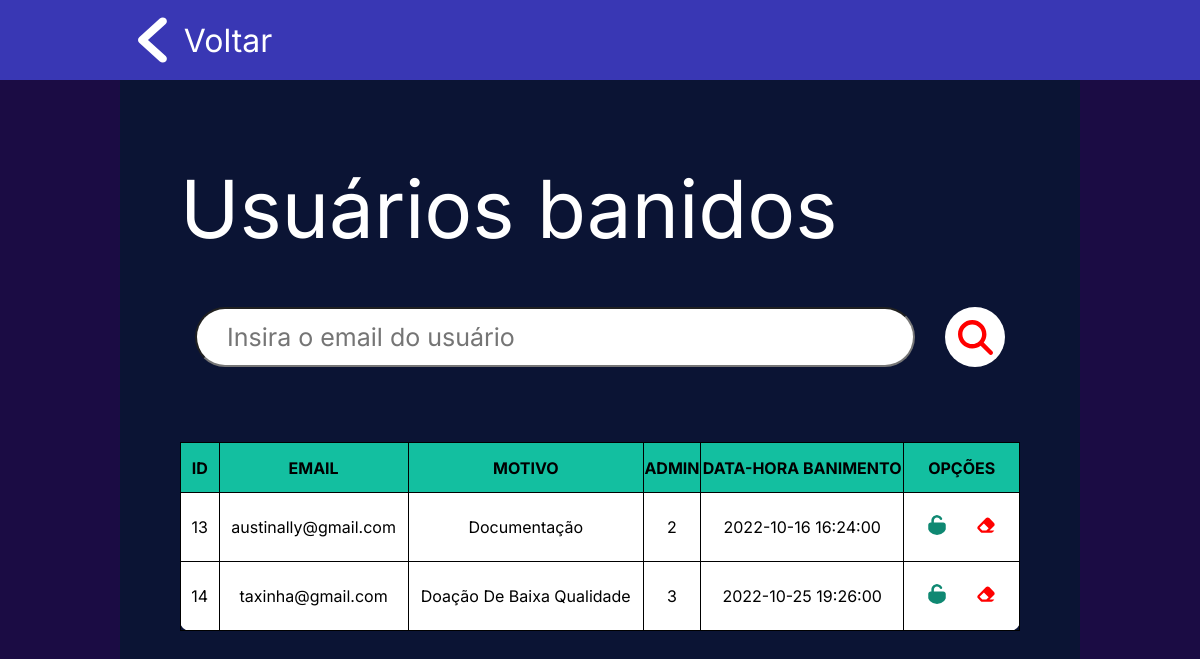
Page /ban_screen.php on the committed database.
### tables this page shows
create table TBBanimento(
	motivo tinytext not null,
	idUsuario int,
	idAdmin int,
	dataHoraBanimento datetime,
	dataHoraUnban datetime,
	
	primary key(idUsuario, idAdmin, dataHoraBanimento),
	foreign key(idUsuario) references TBUsuario(id),
	foreign key(idAdmin) references TBAdministrador(idAdmin)
);

create table TBUsuario(
	id int AUTO_INCREMENT primary key,
	email varchar(150) unique,
	senha varchar(50) not null,
	nome varchar(1100) not null,
	celular char(13), 
	dataNascimento date not null
);

### ban_screen.php (the view, shortened to what this page needs)
<html>
    <head>
        <link rel="stylesheet" href="./assets/styles/header.css">
        <link rel="stylesheet" href="./assets/styles/ban_screen.css">
    </head>
    <header>
        <a id="voltar" aria-label="Voltar para página anterior" href="admin_screen.php">
            <img src="./assets/imgs/voltar.svg" alt="Voltar">
            <h1>Voltar</h1>
        </a>
    </header>
    <section id="main">
        <h2>Usuários banidos</h2>
        <form id='form-search' name='search' action='ban_screen.php' method='get'>
            <input id='barra-pesquisa' aria-label='Caixa de texto para email do usuário' placeholder="Insira o email do usuário" name='email' type='searchbar'>
            <button id='btn-search' title='Pesquisar' type='submit' value='Pesquisar'></button>
        </form>
        <?php
        include('conn.php');
        $email = isset($_GET['email'])? $_GET['email'] : "";
        $sqlPes=
        "SELECT
                    DISTINCT B.idUsuario,
                    U.email,
                    B.idAdmin,
                    B.dataHoraBanimento,
                    B.motivo
                FROM
                    TBBanimento B
                    INNER JOIN TBUsuario U
                    ON B.idUsuario = U.id
                WHERE
                    B.dataHoraUnban IS NULL
                    AND
                    U.email LIKE '".$email."%';";
    $resultPes = $conn->query($sqlPes);
    if($resultPes->num_rows > 0){
        echo "
        <table id='ban-table'>
            <tr class='table-header'>
                <th>ID</th>
                <th>Email</th>
                <th>Motivo</th>
                <th>Admin</th>
                <th>Data-hora banimento</th>
                <th>Opções</th>
            </tr>";
            while($row = $resultPes->fetch_assoc()){
                echo "
                <tr>
                <td>".$row['idUsuario']        ."</td>
                <td>".$row['email']            ."</td>
                <td class='motivo'>".$row['motivo']           ."</td>
                <td>".$row['idAdmin']          ."</td>
                <td>".$row['dataHoraBanimento']."</td>
                <td>
                    <a title='Unban usuário' aria-label='Unban usuário' id='btn-unban' class='btn-option' href='unban_action.php?unBanId=".$row['idUsuario']."&&adminBan=".$row['idAdmin']."&&dateBan=".$row['dataHoraBanimento']."'><svg xmlns='http://www.w3.org/2000/svg' viewBox='0 0 448 512'><path d='M144 144c0-44.2 35.8-80 80-80c31.9 0 59.4 18.6 72.3 45.7c7.6 16 26.7 22.8 42.6 15.2s22.8-26.7 15.2-42.6C331 33.7 281.5 0 224 0C144.5 0 80 64.5 80 144v48H64c-35.3 0-64 28.7-64 64V448c0 35.3 28.7 64 64 64H384c35.3 0 64-28.7 64-64V256c0-35.3-28.7-64-64-64H144V144z'/></svg></a>
                    <a title='Apagar registro' aria-label='Apagar registro' id='btn-delban' class='btn-option' href='del_ban_action.php?deleteId=".$row['idUsuario']."&&"."deleteDataHoraBan=".$row['dataHoraBanimento']."'><svg xmlns='http://www.w3.org/2000/svg' viewBox='0 0 576 512'><path d='M290.7 57.4L57.4 290.7c-25 25-25 65.5 0 90.5l80 80c12 12 28.3 18.7 45.3 18.7H288h9.4H512c17.7 0 32-14.3 32-32s-14.3-32-32-32H387.9L518.6 285.3c25-25 25-65.5 0-90.5L381.3 57.4c-25-25-65.5-25-90.5 0zM297.4 416H288l-105.4 0-80-80L227.3 211.3 364.7 348.7 297.4 416z'/></svg></a>
                </td>
                </tr>
                ";
            }
            echo "</table>";
        } else {
            echo "<section><br><h3 id='not-found-message'>Nenhum resutado encontrado</h3></section>";
        }
        ?>
    </section>
</html>

### assets/styles/modules/header.css (style rules this page uses)
* { font-family: 'Inter', sans-serif; padding: 0px; margin: 0px; }
header { display: flex; flex-direction: row; height: 10vh; background-color: #3937B4; padding: 0px 125px 0px 125px; }
header h1 { font-weight: 400; }
#voltar { display: flex; flex-direction: row; justify-content: space-evenly; align-items: center; height: 100%; width: 10em; text-decoration: none; color: white; }
#voltar img { height: 75%; }

### assets/styles/screens/ban_screen.css (style rules this page uses)
* { padding: 0; margin: 0; font-family: 'Inter', 'Sans-serif'; }
#main { background-color: var(--blue-2-color); width: 70vw; height: 80vh; padding: 10vh 5vw 0px 5vw; margin: auto; }
h2 { color: white; font-size: 80px; font-weight: 400; }
#form-search { display: flex; flex-direction: row; align-items: center; margin: 50px 0px 75px 0px; justify-content: space-around; }
#barra-pesquisa { font-size: 25px; padding: 0px 0px 0px 30px; border-radius: 100px; height: 60px; width: 60vw; }
#btn-search { background-color: white; display: flex; align-items: center; justify-content: center; border: none; border-radius: 100%; width: 60px; height: 60px; cursor: pointer; }
#btn-search svg { height: 35px; fill: red; }
table { background-color: white; }
.table-header { height: 50px; background-color: var(--cian-1-color); text-transform: uppercase; }
#ban-table { border-radius: 10px; margin: auto; width: 100%; }
#ban-table { height: 50px; }
#ban-table th { text-align: center; }
#ban-table, #ban-table th, #ban-table tr,#ban-table td { border: 1px solid black; border-collapse: collapse; }
#ban-table td { text-align: center; padding: 10px; }
#ban-table .motivo { text-transform: capitalize; }
.btn-option svg { border:2px solid transparent; width: 20px; height: 20px; border-radius: 100%; padding: 10px; }
#btn-delban svg { fill: red; }
#btn-unban svg { fill: var(--cian-2-color); }

### assets/styles/src/colors.css (style rules this page uses)
:root { --header-color: #3937B4; --blue-1-color: #1B0C44; --blue-2-color: #0B1434; --cian-1-color: #13BFA0; --cian-2-color: #0f8872; --red-1-color: #eb3e3e; --red-2-color: #b82828; }

### rows in the picture
tbbanimento: idUsuario "13", idUsuario.email "austinally@gmail.com", motivo "Documentação", idAdmin "2", dataHoraBanimento "2022-10-16 16:24:00"
tbbanimento: idUsuario "14", idUsuario.email "taxinha@gmail.com", motivo "Doação De Baixa Qualidade", idAdmin "3", dataHoraBanimento "2022-10-25 19:26:00"
